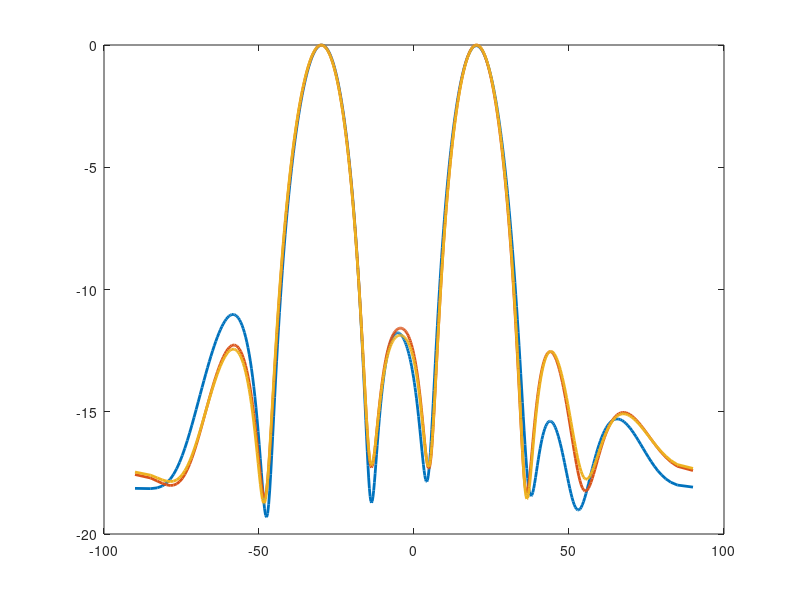

Write the MATLAB code that produced this figure. (Note: this script raises an error after producing the figure.)
clc; clear; close all;

% Parameters
M = 8;
N = 200;
lambda = 1;
d = lambda / 2;
k = 2 * pi / lambda;
t = 0:N-1;
fft_len = 512;
fs = linspace(-0.5, 0.5, fft_len);
fs_clipped = min(max(fs * lambda / d, -1), 1);
theta_axis = asind(fs_clipped);

% Two source DOAs
theta1 = 20;
theta2 = -30;
theta1_rad = deg2rad(theta1);
theta2_rad = deg2rad(theta2);

% Steering vectors
m = (0:M-1).';
a1 = exp(1j * k * d * m * sin(theta1_rad));
a2 = exp(1j * k * d * m * sin(theta2_rad));

% Signals
s1 = exp(1j * 2 * pi * 0.05 * t);
s2 = exp(1j * 2 * pi * 0.12 * t);

% Combine signals
X_clean = a1 * s1 + a2 * s2;

% SNR sweep
snr_dBs = [0 10 20];
colors = lines(length(snr_dBs));
figure;

for i = 1:length(snr_dBs)
    snr_dB = snr_dBs(i);
    snr_linear = 10^(snr_dB / 10);
    noise_power = 1 / snr_linear;

    % Add noise
    noise = sqrt(noise_power/2) * (randn(M, N) + 1j * randn(M, N));
    X_noisy = X_clean + noise;

    % --- Algorithm 1: Dominant eigenvector FFT
    R = (1/N) * (X_noisy * X_noisy');
    [V, D] = eig(R);
    [~, idxs] = sort(real(diag(D)), 'descend');
    v1 = V(:, idxs(1));
    v2 = V(:, idxs(2));
    fft1 = fftshift(fft(v1, fft_len));
    fft2 = fftshift(fft(v2, fft_len));
    power1 = abs(fft1).^2 + abs(fft2).^2;  % combine both modes
    power1_dB = 10*log10(power1 + 1e-12);
    power1_dB = power1_dB - max(power1_dB);

    % --- Algorithm 2: Average snapshot
    snapshot_avg = mean(X_noisy, 2);
    fft_snapshot = fftshift(fft(snapshot_avg, fft_len));
    power2 = abs(fft_snapshot).^2;
    power2_dB = 10*log10(power2 + 1e-12);
    power2_dB = power2_dB - max(power2_dB);

    % Plot both
    plot(theta_axis, power1_dB, '-', 'Color', colors(i,:), 'LineWidth', 2, ...
        'DisplayName', ['Eigenvec SNR ' num2str(snr_dB) ' dB']); hold on;
    % plot(theta_axis, power2_dB, '--', 'Color', colors(i,:), 'LineWidth', 1.5, ...
    %     'DisplayName', ['Snapshot SNR ' num2str(snr_dB) ' dB']);
end

% True DOAs
xline(theta1, ':r', 'LineWidth', 1.5, 'DisplayName', 'True DOA 1');
xline(theta2, ':b', 'LineWidth', 1.5, 'DisplayName', 'True DOA 2');

xlabel('Angle (degrees)');
ylabel('Normalized Power (dB)');
title('FFT-Based DOA Estimation for Two Sources');
legend('Location', 'best');
grid on;
xlim([-90 90]);
